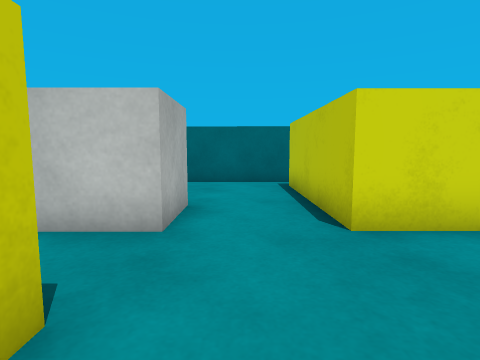
view 1 (above)

21 first-person views from a walk through a 3-D level made in the Unity game engine. The camera is 0.58 m above the floor, tilts 6° down and sees 80° across. The floor is counted in squares, 0.5 m on a side. Each view is taken from the middle of a square. On the plan, view 1 faces up. The plan holds only what a view shows up to about 12 squares ahead; the rest is blank. The player is left out. Surface patterns are stand-ins for the level's own textures.

view 2
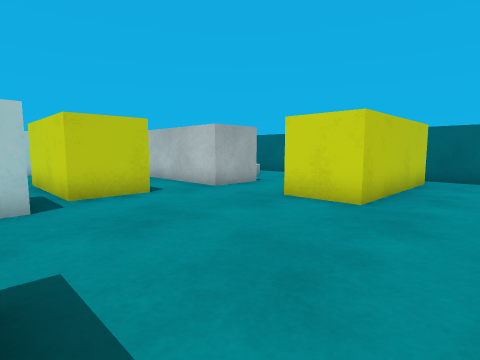

view 3
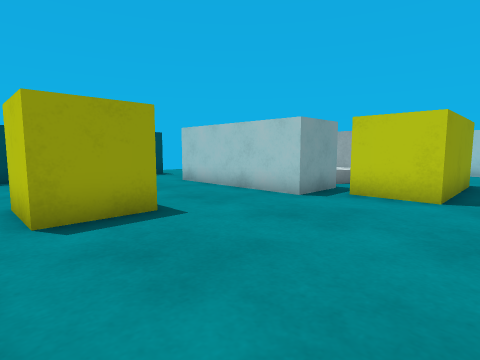

view 4
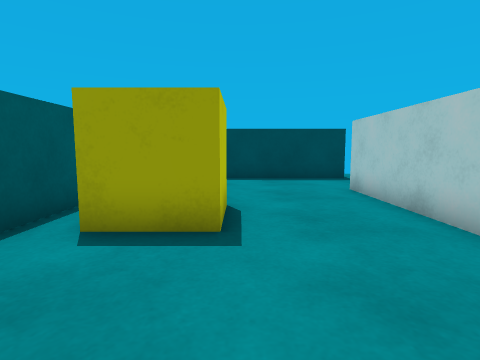

view 5
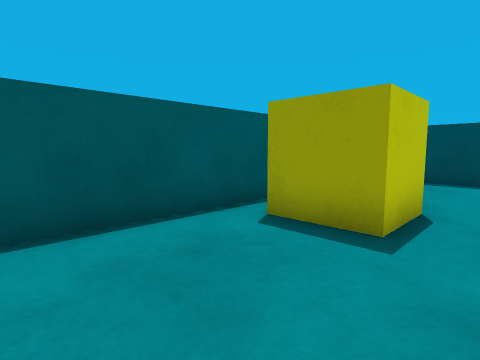

view 6
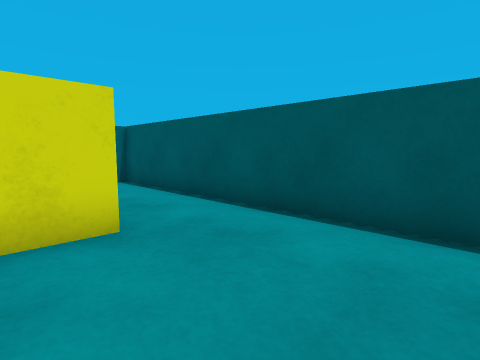

view 7
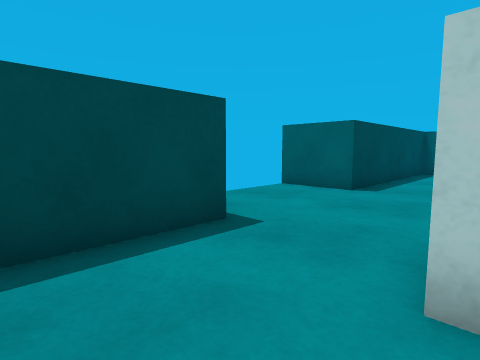

view 8
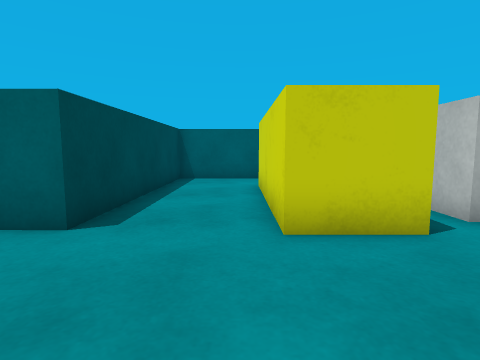

view 9
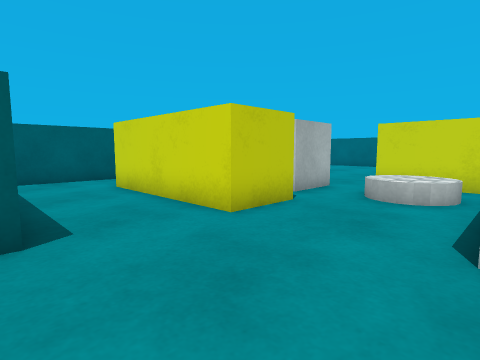

view 10
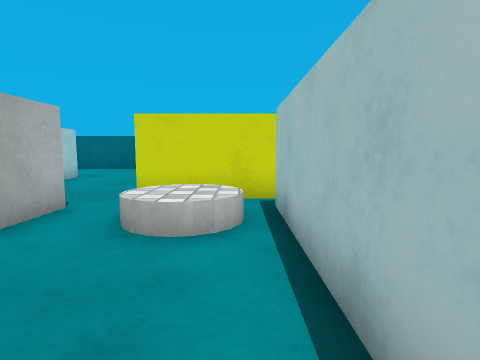

view 11
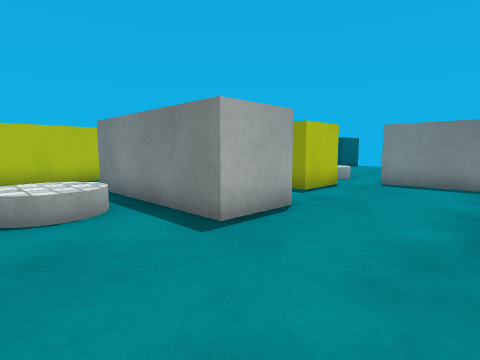

view 12
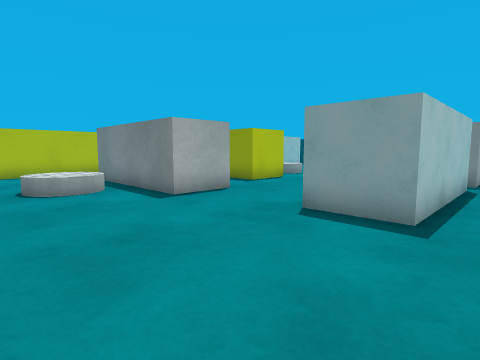

view 13
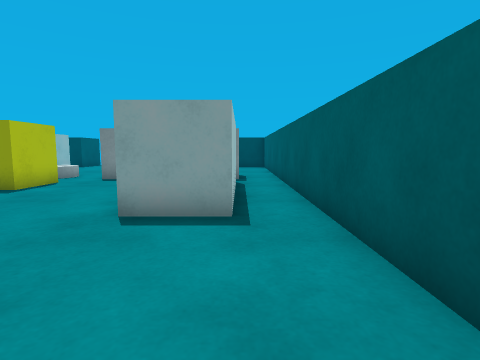

view 14
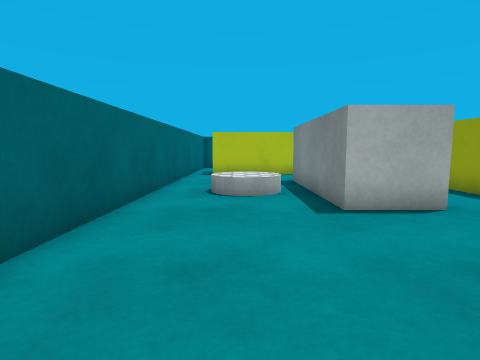

view 15
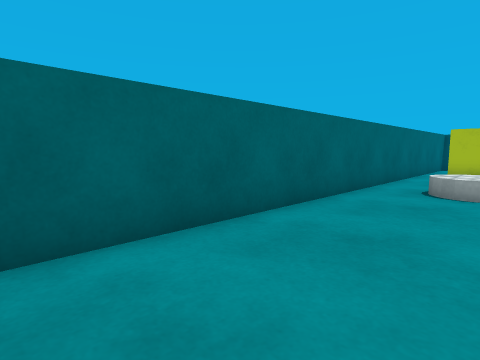

view 16
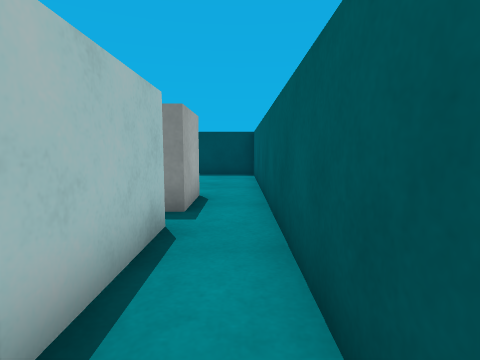

view 17
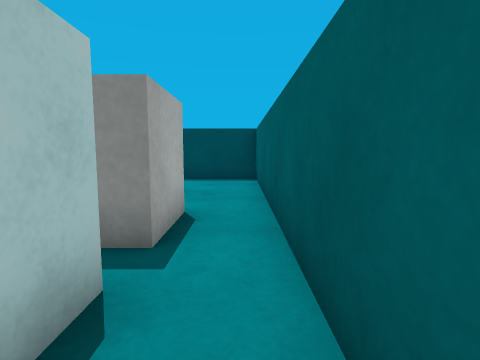

view 18
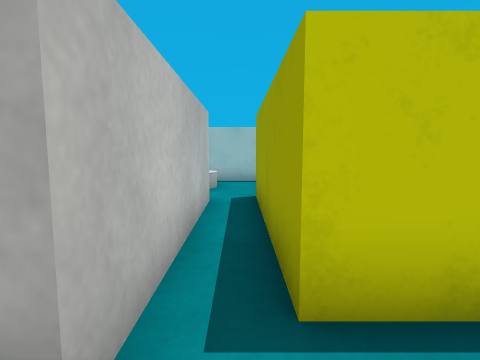

view 19
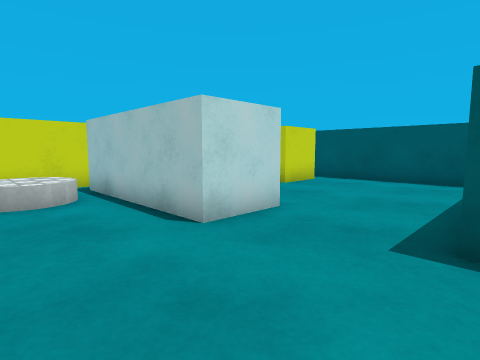

view 20
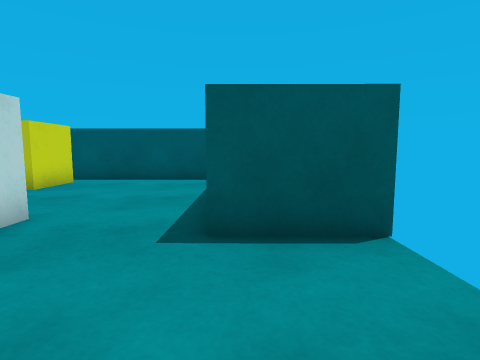

view 21
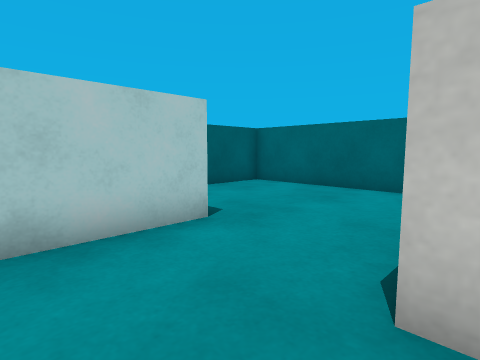

### Floor plan
Key: @ floor where view 1 was taken; # wall or solid block; . floor; B yellow block; C cylinder; Y yellow cube.
Columns run from 14 left of view 1 to 7 right of it. Each row starts with its distance up from view 1.
 11 ################
 10 #..............#######
  9 #...............##...#
  8 #........CCC ...##...#
  7 #.........C. ...##...#
  6 #.......######..##...#
  5 #.###...######..##...#
  4 #.###...######..##...#
  3 #.###................#
  2 #.###....BBBB........#
  1 #.#  ....B   B.......#
  0 #.#  ....BBBBB@......#
 -1 #.######....###......#
 -2 #.## ###.CCC###..YYY.#
 -3 #.######..C.###..Y Y.#
 -4 #...........###..YYY##
 -5 #..######...###.....#
 -6 #..######...###.....#
 -7 #...................#
 -8 #...................#
 -9 #...................#
-10 #########....########
-11         #....#
-12         #    #

Where each view was taken, in squares from view 1:
view 1: 0 up, 0 right, facing up
view 2: 2 down, 6 right, facing up-left
view 3: 3 up, 6 right, facing down-left
view 4: 2 up, 3 right, facing down
view 5: 2 up, 2 right, facing down-right
view 6: 0 up, 2 right, facing up-right
view 7: 6 down, 2 right, facing down-left
view 8: 7 down, 2 left, facing left
view 9: 10 down, 2 left, facing up-left
view 10: 7 down, 3 left, facing up
view 11: 9 up, 10 left, facing down-right
view 12: 10 up, 13 left, facing down-right
view 13: 10 up, 12 left, facing down
view 14: 8 up, 12 left, facing right
view 15: 7 up, 13 left, facing up-right
view 16: 4 up, 13 left, facing down
view 17: 2 up, 13 left, facing down
view 18: 4 down, 13 left, facing right
view 19: 10 down, 5 left, facing up-right
view 20: 10 down, 5 left, facing right
view 21: 2 up, 6 left, facing up-left
